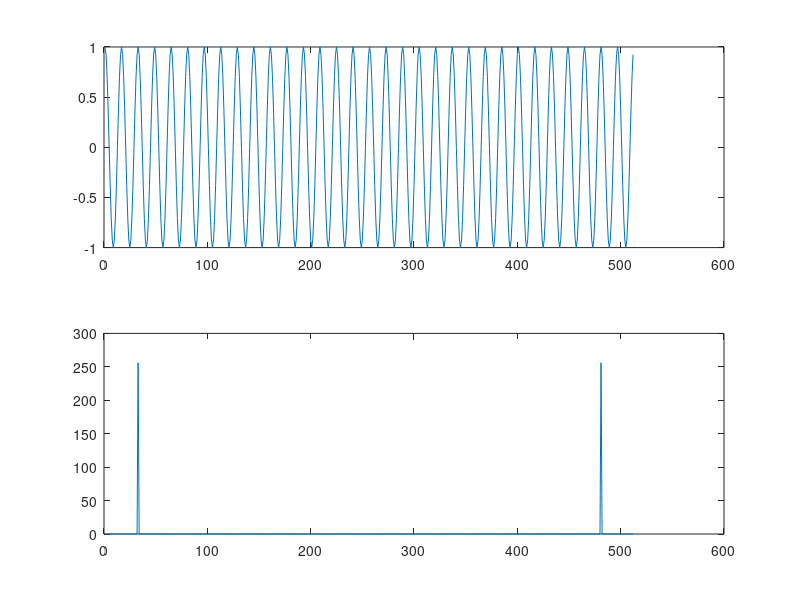

Write the MATLAB code that produced this figure.
N = 512 ;
M = zeros(N,N) ;

for k = 1 :N,
  for n = 1 :N,
    M(k,n) = exp(-2*i*pi*(k-1)*(n-1)/N) ;
  end ;
end ;

t = 2*pi*(0 :(N-1))/N ;
f = 32 ;
u = cos(f*t) ;

u = u';
subplot(2,1,1) ;
title("sinusoide") ;
plot(u) ;
uchap = M*u ;
subplot(2,1,2) ;
title("transformee de Fourier") ;
plot(abs(uchap)) ;
